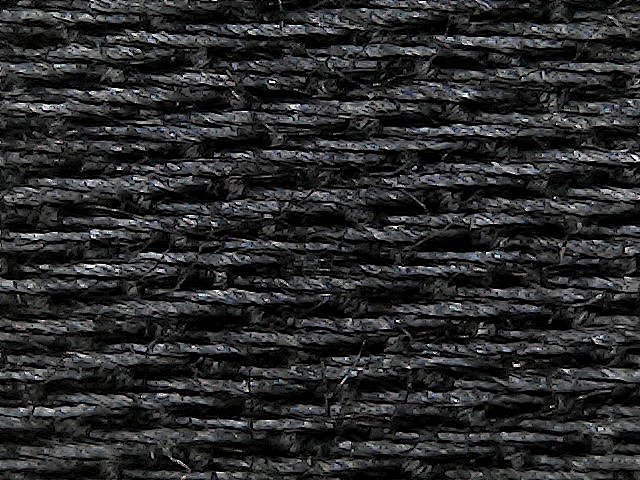
#> input picture data/_fabricnet_datasetsplit/base_dataset_unsharpen/satin/W067_unsharp_maskk(5, 5)-s1.5-a2.5-t0.25-r1.png, 640 x 480 px, found by its file name; its folder holds only this picture in this run
$ python superresolution.py
#> lines starting #> are read from the running program, lines starting #| are printed output that depends on the picture
import cv2
import os
import pathlib

import numpy as np
import matplotlib.pyplot as plt

# [5 lines of commented-out code are left out]

INPUT_PATH = r"C:\Users\Letifery\Desktop\Bachelorarbeit\data\_fabricnet_datasetsplit\base_dataset\satin\\"
OUTPUT_PATH = r"C:\Users\Letifery\Desktop\Bachelorarbeit\data\_fabricnet_datasetsplit\base_dataset_unsharpen\satin\\"

SUPERRESOLUTION_FLAG, OPENCV_RESCALE_FLAG, KERNEL_SHARPEN_FLAG, UNSHARP_MASK_FLAG = False, False, False, True

kernel = np.array([[-1,-1,-1], [-1,9,-1], [-1,-1,-1]])
interpolations = [0,1,2,3,4,5,6]                                #7,8,16 nicht nutzbar atm weils keine Interpolationen sind sondern zus. flags o.ä.
interpolations_name_map = {0:["INTER_NEAREST", cv2.INTER_NEAREST],
                          1:["INTER_LINEAR",cv2.INTER_LINEAR],
                          2:["INTER_CUBIC",cv2.INTER_CUBIC],
                          3:["INTER_AREA",cv2.INTER_AREA],
                          4:["INTER_LANCZOS4",cv2.INTER_LANCZOS4],
                          5:["INTER_LINEAR_EXACT",cv2.INTER_LINEAR_EXACT],
                          6:["INTER_NEAREST_EXACT",cv2.INTER_NEAREST_EXACT],
                          7:["INTER_MAX",cv2.INTER_MAX],
                          8:["WARP_FILL_OUTLIERS",cv2.WARP_FILL_OUTLIERS],
                          16:["WARP_INVERSE_MAP",cv2.WARP_INVERSE_MAP]}

def unsharp_masking(image, kernel_size=(5, 5), sigma = 1.5, amount = 2.5, threshold = 0.25, repetitions = 1):
    for x in range(repetitions):
        blurred = cv2.GaussianBlur(image, kernel_size, sigma)
        sharpened = float(amount + 1) * image - float(amount) * blurred
        sharpened = np.maximum(sharpened, np.zeros(sharpened.shape))
        sharpened = np.minimum(sharpened, 255 * np.ones(sharpened.shape))
        sharpened = sharpened.round().astype(np.uint8)
        if threshold > 0:
            low_contrast_mask = np.absolute(image - blurred) < threshold
            np.copyto(sharpened, image, where=low_contrast_mask)
        image = sharpened
    return [sharpened,("k%s-s%s-a%s-t%s-r%s" % (kernel_size, sigma, amount, threshold, repetitions))]

for root, _, folder in os.walk(INPUT_PATH):
    for c, file in enumerate(folder):
        print("\n[%s] <%s/%s> : %s" % (root, c, len(folder), file))
        img_name = OUTPUT_PATH+pathlib.Path(file).stem
        img = cv2.imread(INPUT_PATH+file)
#> img is the input picture: shape (480, 640, 3); mean B, G, R 43.8, 42.9, 42.2
        if OPENCV_RESCALE_FLAG:
            img_list, name_list = [img]*len(interpolations), [img_name]*len(interpolations)
            for i, image in enumerate(img_list):
                img_list[i] = cv2.resize(image,None,fx=4, fy=4, interpolation = interpolations_name_map[interpolations[i]][1])
                name_list[i] += "_"+interpolations_name_map[interpolations[i]][0]
        else:
            img_list, name_list = [img],[img_name]
        if SUPERRESOLUTION_FLAG:
            img_list[0] = sr.upsample(img_list[0])[:,:,::-1]
            name_list[0] += "_"+sr_model
        if KERNEL_SHARPEN_FLAG:
            for i, image in enumerate(img_list):
                img_list[i] = cv2.filter2D(image, -1, kernel)
                name_list[i] += "_ksharpened"
        if UNSHARP_MASK_FLAG:
            for i, image in enumerate(img_list):
                t_image, parameter_string = unsharp_masking(image)
                img_list[i] = t_image
                name_list[i] += "_unsharp_mask"+parameter_string
#> this loop made 1 pass
#> parameter_string on pass 1: 'k(5, 5)-s1.5-a2.5-t0.25-r1'
#> pass 1, `t_image, parameter_string = unsharp_masking(image)`:
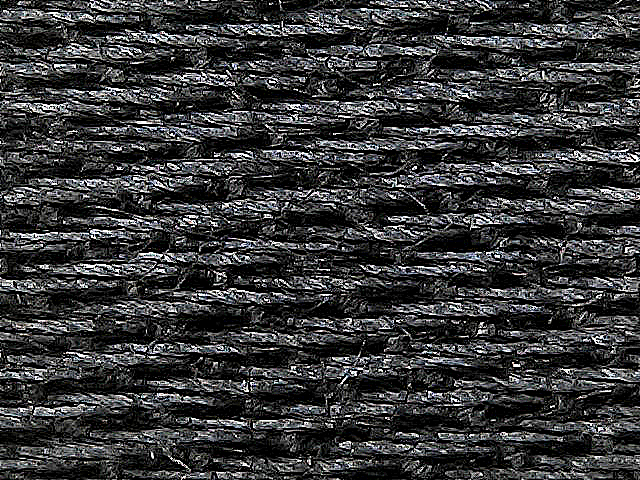
#> t_image: shape (480, 640, 3); mean B, G, R 56.5, 55.7, 55
#> after the loop, img_list = 1 item; name_list = 1 item
        for i, image in enumerate(img_list):
            cv2.imwrite(name_list[i]+".png", image)
#> this loop made 1 pass

$ run again, on data/_fabricnet_datasetsplit/base_dataset_unsharpen/satin/W075_unsharp_maskk(5, 5)-s1.5-a2.5-t0.25-r1.png
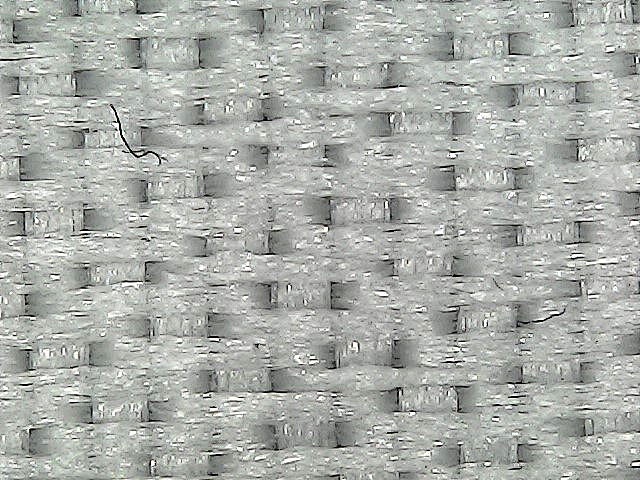
#> input picture data/_fabricnet_datasetsplit/base_dataset_unsharpen/satin/W075_unsharp_maskk(5, 5)-s1.5-a2.5-t0.25-r1.png, 640 x 480 px, found by its file name
#> img is the input picture: shape (480, 640, 3); mean B, G, R 169.9, 174.2, 171.2
#> the loop `for i, image in enumerate(img_list):` made 1 pass
#> parameter_string on pass 1: 'k(5, 5)-s1.5-a2.5-t0.25-r1'
#> pass 1, `t_image, parameter_string = unsharp_masking(image)`:
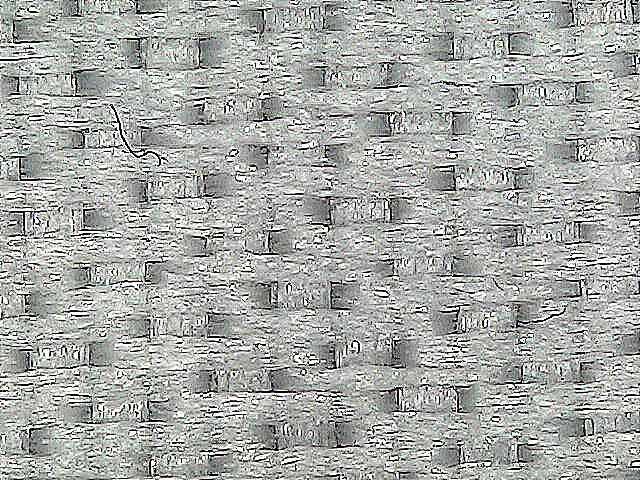
#> t_image: shape (480, 640, 3); mean B, G, R 167.6, 171.4, 168.7
#> after the loop `for i, image in enumerate(img_list):`: img_list = 1 item
#> the loop `for i, image in enumerate(img_list):` made 1 pass

$ run again, on data/_fabricnet_datasetsplit/base_dataset_unsharpen/satin/W076_unsharp_maskk(5, 5)-s1.5-a2.5-t0.25-r1.png
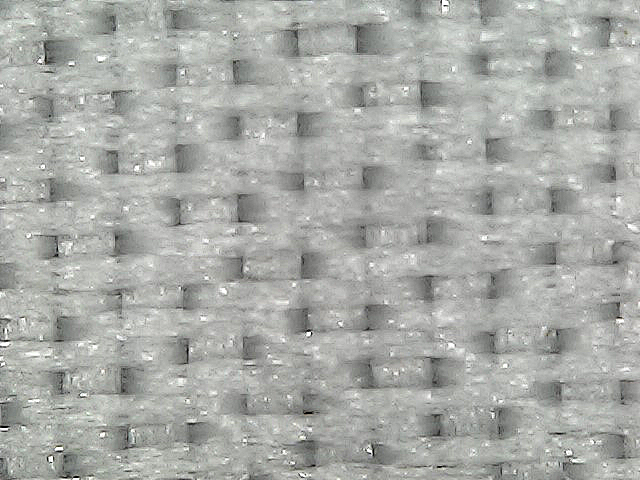
#> input picture data/_fabricnet_datasetsplit/base_dataset_unsharpen/satin/W076_unsharp_maskk(5, 5)-s1.5-a2.5-t0.25-r1.png, 640 x 480 px, found by its file name
#> img is the input picture: shape (480, 640, 3); mean B, G, R 167.5, 171.4, 169.3
#> the loop `for i, image in enumerate(img_list):` made 1 pass
#> parameter_string on pass 1: 'k(5, 5)-s1.5-a2.5-t0.25-r1'
#> pass 1, `t_image, parameter_string = unsharp_masking(image)`:
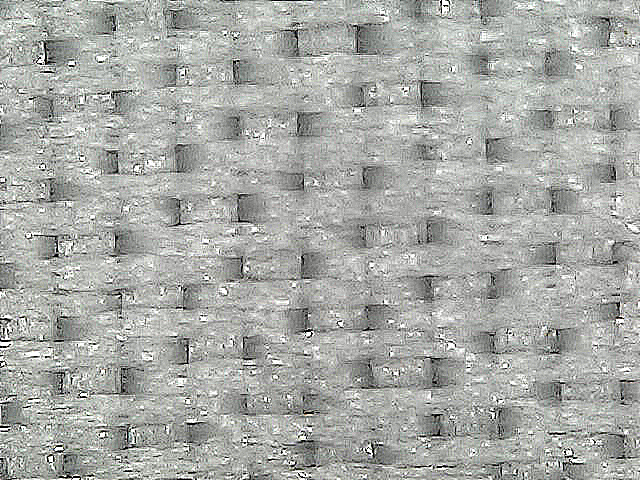
#> t_image: shape (480, 640, 3); mean B, G, R 167, 170.8, 168.8
#> after the loop `for i, image in enumerate(img_list):`: img_list = 1 item
#> the loop `for i, image in enumerate(img_list):` made 1 pass

$ run again, on data/_fabricnet_datasetsplit/base_dataset_unsharpen/satin/W082_unsharp_maskk(5, 5)-s1.5-a2.5-t0.25-r1.png
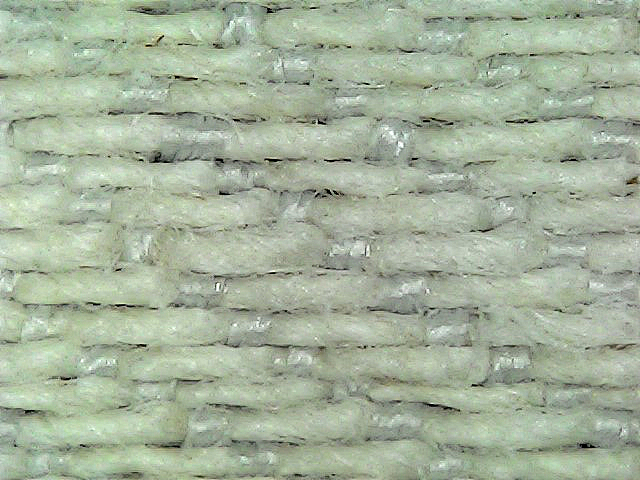
#> input picture data/_fabricnet_datasetsplit/base_dataset_unsharpen/satin/W082_unsharp_maskk(5, 5)-s1.5-a2.5-t0.25-r1.png, 640 x 480 px, found by its file name
#> img is the input picture: shape (480, 640, 3); mean B, G, R 156.2, 178.2, 165
#> the loop `for i, image in enumerate(img_list):` made 1 pass
#> parameter_string on pass 1: 'k(5, 5)-s1.5-a2.5-t0.25-r1'
#> pass 1, `t_image, parameter_string = unsharp_masking(image)`:
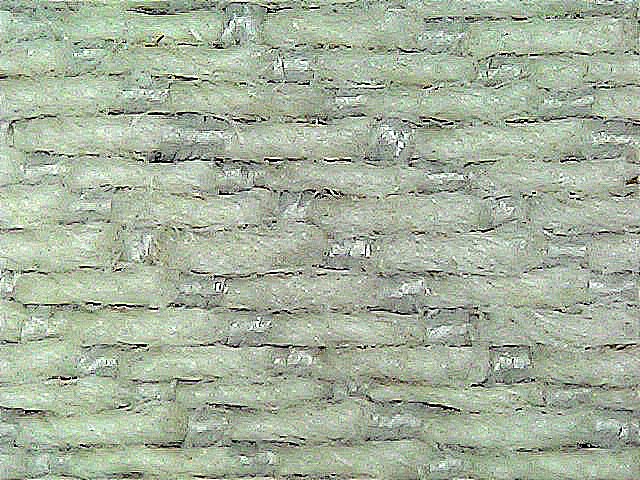
#> t_image: shape (480, 640, 3); mean B, G, R 156.8, 178.5, 165.5
#> after the loop `for i, image in enumerate(img_list):`: img_list = 1 item
#> the loop `for i, image in enumerate(img_list):` made 1 pass

$ run again, on data/_fabricnet_datasetsplit/base_dataset_unsharpen/satin/W069_unsharp_maskk(5, 5)-s1.5-a2.5-t0.25-r1.png
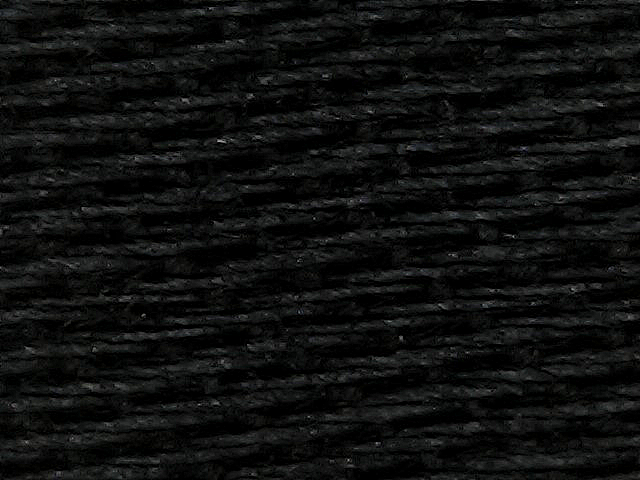
#> input picture data/_fabricnet_datasetsplit/base_dataset_unsharpen/satin/W069_unsharp_maskk(5, 5)-s1.5-a2.5-t0.25-r1.png, 640 x 480 px, found by its file name
#> img is the input picture: shape (480, 640, 3); mean B, G, R 14.7, 15.3, 14.4
#> the loop `for i, image in enumerate(img_list):` made 1 pass
#> parameter_string on pass 1: 'k(5, 5)-s1.5-a2.5-t0.25-r1'
#> pass 1, `t_image, parameter_string = unsharp_masking(image)`:
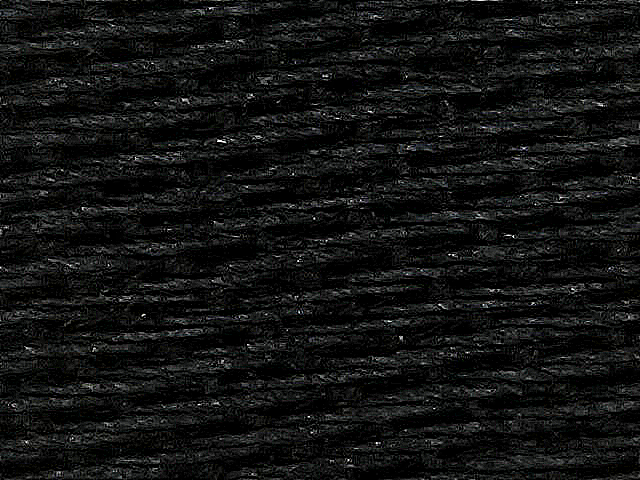
#> t_image: shape (480, 640, 3); mean B, G, R 18, 18.5, 17.7
#> after the loop `for i, image in enumerate(img_list):`: img_list = 1 item
#> the loop `for i, image in enumerate(img_list):` made 1 pass
